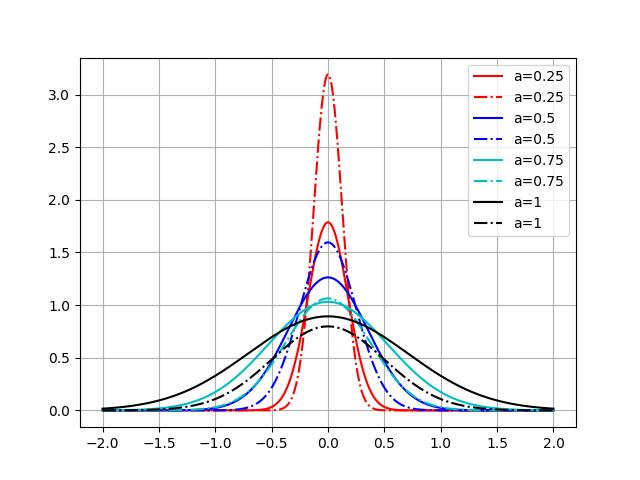

Source code (Python):
import numpy as np
import matplotlib.pyplot as plt


def schroed(a, x):
    upper = 2
    lower = np.pi*a**2
    power = (-x ** 2) / (a ** 2)
    return (upper/lower)**(1/4)*np.exp(power)


def potential(a, x):
    upper = 2
    lower = np.pi*a**2
    power = (-x ** 2) / (a ** 2)
    return ((upper/lower)**(1/4)*np.exp(power))**2




def fourier(a, k):
    upper = 2*np.pi
    lower = a ** 2
    power = (-1*(k*a)**2) / 4
    return (upper / lower) ** (1 / 4) * np.exp(power)


values = np.linspace(-2, 2, 1000)

x_values = [v for v in values]
y_values = [schroed(0.25, v) for v in values]
plt.plot(x_values, y_values, '-r', label='a=0.25')
y_values = [potential(0.25, v) for v in values]
plt.plot(x_values, y_values, '-.r', label='a=0.25')
y_values = [schroed(0.5, v) for v in values]
plt.plot(x_values, y_values, '-b', label='a=0.5')
y_values = [potential(0.5, v) for v in values]
plt.plot(x_values, y_values, '-.b', label='a=0.5')
y_values = [schroed(0.75, v) for v in values]
plt.plot(x_values, y_values, '-c', label='a=0.75')
y_values = [potential(0.75, v) for v in values]
plt.plot(x_values, y_values, '-.c', label='a=0.75')
y_values = [schroed(1, v) for v in values]
plt.plot(x_values, y_values, '-k', label='a=1')
y_values = [potential(1, v) for v in values]
plt.plot(x_values, y_values, '-.k', label='a=1')
plt.grid()
plt.legend()
plt.savefig('sheet10_ex2.jpeg')
plt.show()

